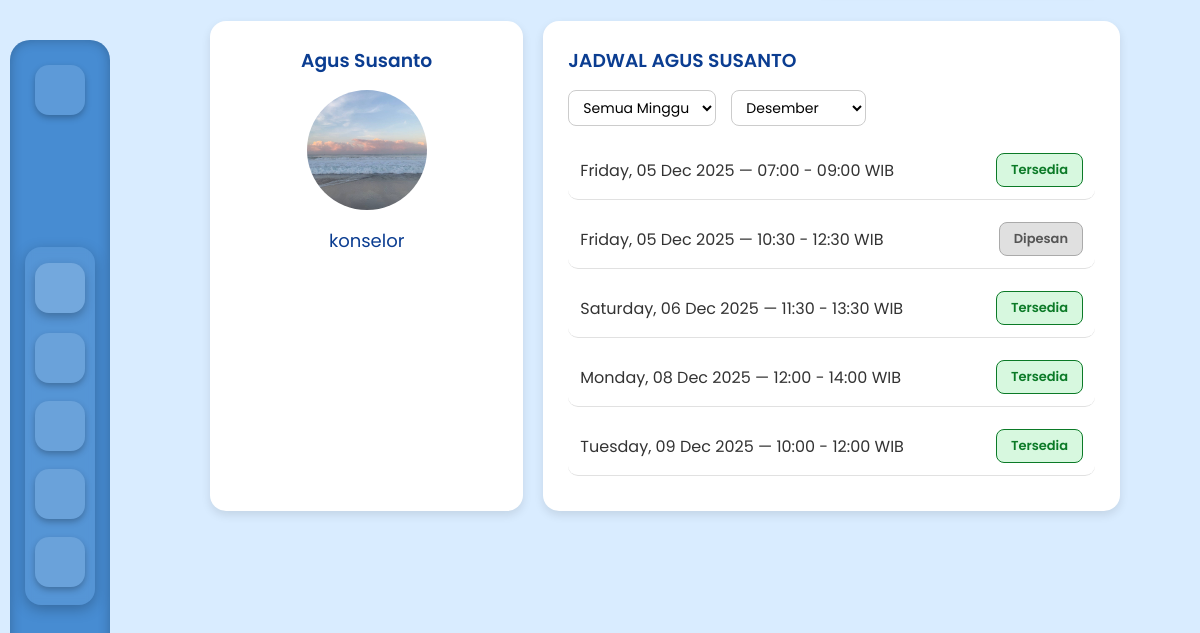
The app's page /jadwalkonselor.php (signed in) with its own data.
### tables this page shows
CREATE TABLE `konselor` (
  `id_konselor` int NOT NULL,
  `nama` varchar(100) NOT NULL,
  `username` varchar(50) NOT NULL,
  `password` varchar(255) NOT NULL,
  `nip` varchar(50) DEFAULT NULL,
  `bidang_keahlian` varchar(100) DEFAULT NULL,
  `kontak` varchar(100) DEFAULT NULL,
  `foto` varchar(255) DEFAULT NULL
);

CREATE TABLE `jadwal` (
  `id_jadwal` int NOT NULL,
  `id_konselor` int DEFAULT NULL,
  `tanggal` date NOT NULL,
  `jam_mulai` time NOT NULL,
  `jam_selesai` time NOT NULL,
  `status` enum('Tersedia','Dipesan','Selesai') NOT NULL DEFAULT 'Tersedia'
);

### jadwalkonselor.php (the view, shortened to what this page needs)
<?php
include 'db.php';
$id_konselor = (int) $_SESSION['id_konselor'];
$stmt = mysqli_prepare($conn, "SELECT nama, foto FROM konselor WHERE id_konselor = ?");
mysqli_stmt_bind_param($stmt, "i", $id_konselor);
mysqli_stmt_execute($stmt);
$res = mysqli_stmt_get_result($stmt);
$konselor = mysqli_fetch_assoc($res);
$nama_konselor = $konselor['nama'] ?? 'Konselor';
$foto = !empty($konselor['foto']) ? 'uploads/' . $konselor['foto'] : 'assets/img/user.png';
$jadwals = [];
if (empty($jadwals)) {
    $q = "SELECT * FROM jadwal WHERE id_konselor = ? ORDER BY tanggal ASC, jam_mulai ASC";
    $st = mysqli_prepare($conn, $q);
    mysqli_stmt_bind_param($st, "i", $id_konselor);
    mysqli_stmt_execute($st);
    $r = mysqli_stmt_get_result($st);
    while ($row = mysqli_fetch_assoc($r)) {
        $jadwals[] = $row;
    }
}
?>
<!doctype html>
<html lang="id">
<head>
  <link rel="stylesheet" href="assets/css/jadwalkonselor.css?v=<?php echo time(); ?>">
  <link href="https://cdn.jsdelivr.net/npm/remixicon@3.5.0/fonts/remixicon.css" rel="stylesheet" />
</head>
<body>
  <div class="sidebar">
    <div>
        <a href="dashboard.php" class="item icon top">
            <i class="ri-home-5-line"></i>
        </a>
    </div>
    <div class="menu">
        <a href="jadwalkonselor.php" class="item active">
        </a>
        <a href="chat.php" class="item">
        </a>
        <a href="testimoni.php" class="item">
        </a>
        <a href="rekam_medis.php" class="item">
        </a>
        <a href="artikel.php" class="item">
        </a>
    </div>
</div>
<div class="main-content">
  <section class="container">
    <div class="content">
      <div class="card konselor">
        <h3><?= htmlspecialchars($nama_konselor) ?></h3>
        <img src="<?= htmlspecialchars($foto) ?>" alt="Foto Konselor" class="profile-img">
        <p class="stars">konselor</p>
      </div>
      <div class="card jadwal">
        <h3>JADWAL <?= strtoupper(htmlspecialchars($nama_konselor)) ?></h3>
        <div class="filter-jadwal">
          <select id="minggu">
            <option value="all">Semua Minggu</option>
          </select>
          <select id="bulan">
            <?php
              $bulan = [
                1=>'Januari',2=>'Februari',3=>'Maret',4=>'April',5=>'Mei',6=>'Juni',
                7=>'Juli',8=>'Agustus',9=>'September',10=>'Oktober',11=>'November',12=>'Desember'
              ];
              foreach ($bulan as $num=>$nama) {
                $sel = ($num == date('n')) ? 'selected' : '';
                echo "<option value=\"$num\" $sel>$nama</option>";
              }
            ?>
          </select>
        </div>
        <div id="jadwalList">
          <?php if (!empty($jadwals)): ?>
            <?php foreach ($jadwals as $row): ?>
              <?php
                $tgl_raw = $row['tanggal'] ?? null;
                $jam_mulai_raw = $row['jam_mulai'] ?? $row['jam_mulai'] ?? null;
                $jam_selesai_raw = $row['jam_selesai'] ?? null;
                $status_raw = strtolower($row['status'] ?? 'tersedia');
                $tanggal_human = $tgl_raw ? date("l, d M Y", strtotime($tgl_raw)) : "-";
                $jam_mulai = $jam_mulai_raw ? date("H:i", strtotime($jam_mulai_raw)) : "--:--";
                $jam_selesai = $jam_selesai_raw ? date("H:i", strtotime($jam_selesai_raw)) : "--:--";
              ?>
              <div class="jadwal-item <?= htmlspecialchars($status_raw) ?>" data-tanggal="<?= htmlspecialchars($tgl_raw) ?>">
                <p><?= htmlspecialchars($tanggal_human) ?> — <?= htmlspecialchars($jam_mulai) ?> - <?= htmlspecialchars($jam_selesai) ?> WIB</p>
                <div class="status-label <?= htmlspecialchars($status_raw) ?>"><?= ucfirst(htmlspecialchars($status_raw)) ?></div>
              </div>
            <?php endforeach; ?>
          <?php else: ?>
            <p class="no-data">Belum ada jadwal yang tersedia.</p>
          <?php endif; ?>
        </div>
      </div>
    </div>
    </div>
</body>
</html>

### assets/css/jadwalkonselor.css (style rules this page uses)
* { margin: 0; padding: 0; box-sizing: border-box; font-family: "Poppins", sans-serif; }
body { background-color: #d9ecff; color: #333; }
.container { padding: 40px 60px; }
.sidebar { width: 100px; height: 93vh; background: #478cd2; border-radius: 20px; padding: 25px 0; display: flex; flex-direction: column; align-items: center; justify-content: space-between; box-shadow: inset 0 0 12px rgba(0,0,0,0.25); margin-left: 10px; margin-top: 40px; }
.sidebar .icon i { font-size: 28px; color: #BBDEFB; transition: 0.25s; padding: 12px; border-radius: 50%; }
.menu { display: flex; flex-direction: column; gap: 18px; margin-top: 20px; background: rgba(255,255,255,0.08); padding: 18px 10px; border-radius: 16px; box-shadow: 0 4px 14px rgba(0,0,0,0.25); backdrop-filter: blur(4px); }
.item { width: 50px; height: 50px; display: flex; align-items: center; justify-content: center; border-radius: 14px; background: rgba(255,255,255,0.12); color: #E3F2FD; font-size: 22px; transition: 0.25s; box-shadow: 0 3px 6px rgba(0,0,0,0.25); }
.item.active { background: rgba(255, 255, 255, 0.18); color: white; box-shadow: 0 4px 10px rgba(0, 0, 0, 0.25), inset 0 0 0 rgba(255,255,255,0.2); transform: translateY(-2px); transition: 0.25s; }
.main-content { margin-left: 130px; padding: 20px; margin-top: -900px; }
.content { display: flex; gap: 20px; }
.card { background-color: #fff; border-radius: 16px; box-shadow: 0 4px 10px rgba(0,0,0,0.1); padding: 25px; }
.konselor { flex: 1; text-align: center; }
.konselor h3 { color: #0b3d91; margin-bottom: 15px; font-weight: 600; }
.konselor .profile-img { width: 120px; height: 120px; border-radius: 50%; object-fit: cover; margin-bottom: 10px; }
.stars { color: #0b3d91; font-size: 18px; }
.jadwal { flex: 2; }
.jadwal h3 { color: #0b3d91; margin-bottom: 15px; font-weight: 600; }
.filter-jadwal { display: flex; gap: 15px; margin-bottom: 15px; }
.filter-jadwal select { border: 1px solid #ccc; border-radius: 8px; padding: 6px 10px; font-size: 14px; background: #fff; cursor: pointer; }
.jadwal-item { display: flex; justify-content: space-between; align-items: center; padding: 12px 12px; border-bottom: 1px solid #e1e1e1; border-radius: 10px; margin-bottom: 10px; transition: 0.2s ease; }
.status-label { padding: 6px 14px; border-radius: 8px; font-size: 13px; font-weight: 600; text-transform: capitalize; min-width: 80px; text-align: center; }
.status-label.tersedia { background-color: #d7f8df; color: #0b7a27; border: 1px solid #0b7a27; }
.status-label.dipesan { background-color: #e0e0e0; color: #555; border: 1px solid #aaa; }

### records on screen
konselor: nama "Agus Susanto", foto (picture), nama "AGUS SUSANTO"
jadwal: tanggal "Friday, 05 Dec 2025", jam_mulai "07:00", jam_selesai "09:00", status "Tersedia"
jadwal: tanggal "Friday, 05 Dec 2025", jam_mulai "10:30", jam_selesai "12:30", status "Dipesan"
jadwal: tanggal "Saturday, 06 Dec 2025", jam_mulai "11:30", jam_selesai "13:30", status "Tersedia"
jadwal: tanggal "Monday, 08 Dec 2025", jam_mulai "12:00", jam_selesai "14:00", status "Tersedia"
jadwal: tanggal "Tuesday, 09 Dec 2025", jam_mulai "10:00", jam_selesai "12:00", status "Tersedia"

### other values on screen
form field value "Desember"
